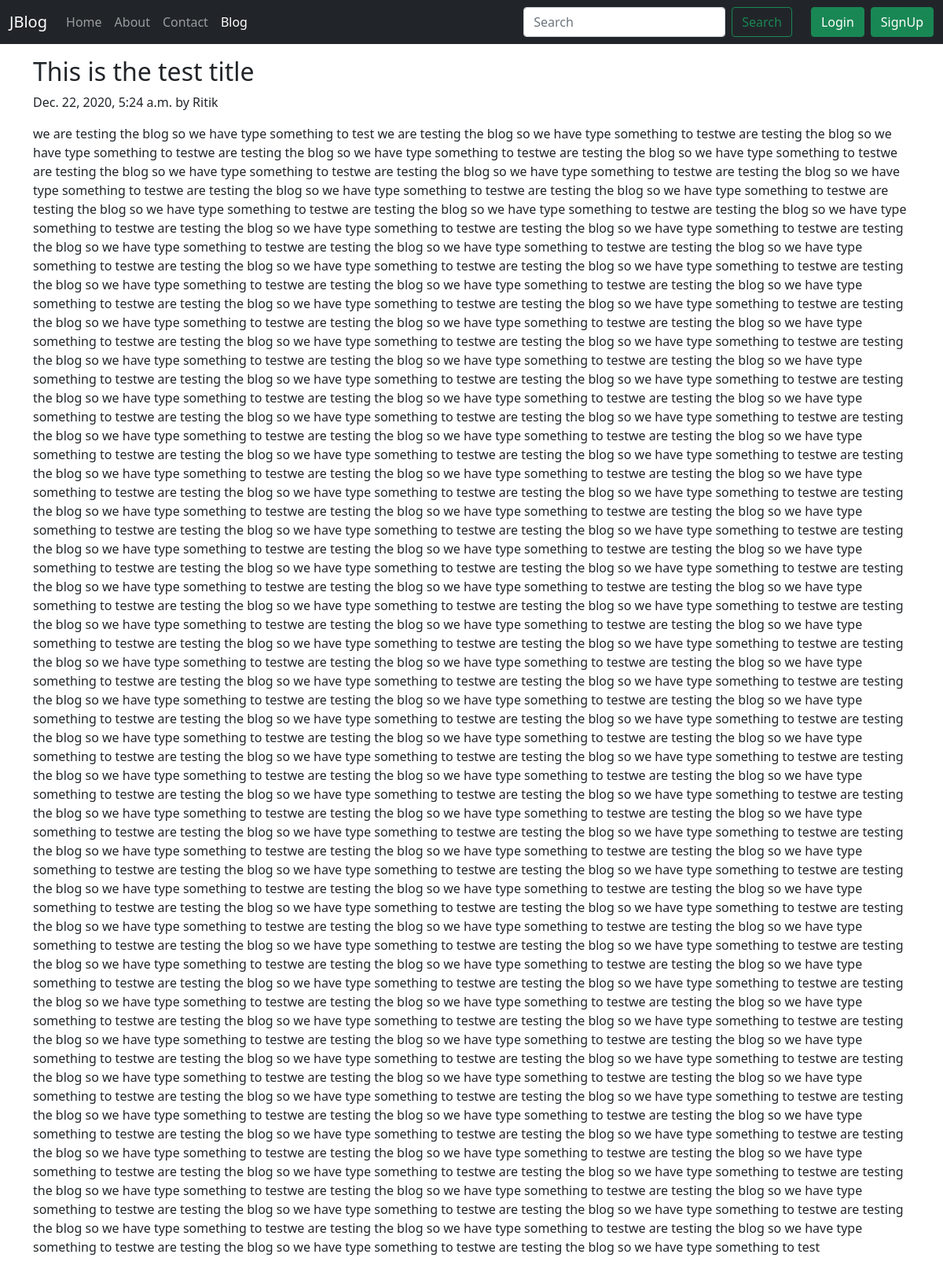
/blog/first-post, run on the app's committed database.
### blog/models.py (models this page shows, shortened)
class Post(models.Model):
    sno = models.AutoField(primary_key=True)
    title = models.CharField(max_length=255)
    content = models.TextField()
    author = models.CharField(max_length=100)
    slug = models.CharField(max_length=130)
    timeStamp = models.DateTimeField(blank=True)

### blog/views.py (the view)
# urls.py: path('<str:slug>', views.blogPost, name='blogPost')
def blogPost(request, slug):
    post = Post.objects.filter(slug=slug).first()
    context = {'post':post}
    return render(request, 'blog/blogPost.html', context)

### templates/blog/blogPost.html (shortened to what this page needs)
{% extends 'base.html' %}
{% block blogactive %} active {% endblock blogactive %}
{% block body %}
<div class="container my-3">
    <h2 class="blog-post-title">{{post.title}}</h2>
    <p class="blog-post-meta">{{post.timeStamp}} by {{post.author}}</p>
    <p>{{post.content}}</p>
</div>
{% endblock body %}

### data on the page
Post: title "This is the test title", timeStamp "Dec. 22, 2020, 5:24 a.m.", author "Ritik", content "we are testing the blog so we have type something to test we are testing the blog so we have type something to testwe are testing the blog so we have type something to testwe are testing the blog so we have type something to testwe are testing the blog so we have type something to testwe are testing the blog so we have type something to testwe are testing the blog so we have type something to testwe are testing the blog so we have type something to testwe are testing the blog so we have type something to testwe are testing the blog so we have type something to testwe are testing the blog so we have type something to testwe are testing the blog so we have type something to testwe are testing…"
